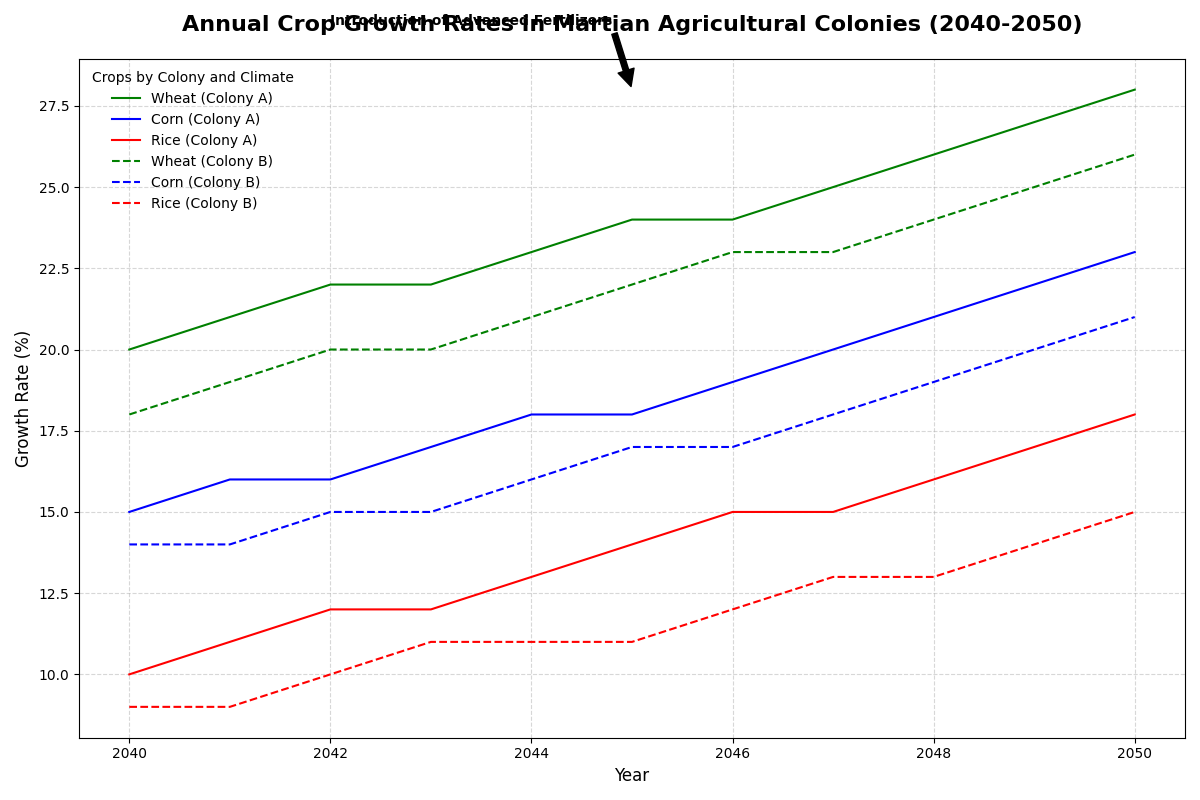

Here is the Python script that generated this plot:
import matplotlib.pyplot as plt
import numpy as np

# Backstory:
# In the distant future, humanity has established advanced agricultural colonies on Mars.
# Each colony focuses on growing a variety of crops under different simulated Earth climates.
# This script visualizes the annual growth rates of different crops in two primary colonies: 
# Colony A, which replicates a tropical climate, and Colony B, simulating a temperate climate.

# Define time axis (years)
years = np.arange(2040, 2051)

# Define crop growth rates for two colonies in percentage (%)
# Colony A (Tropical Climate) - Suitable for rapid, consistent growth
wheat_a = np.array([20, 21, 22, 22, 23, 24, 24, 25, 26, 27, 28])
corn_a = np.array([15, 16, 16, 17, 18, 18, 19, 20, 21, 22, 23])
rice_a = np.array([10, 11, 12, 12, 13, 14, 15, 15, 16, 17, 18])

# Colony B (Temperate Climate) - Moderate growth with seasonal variability
wheat_b = np.array([18, 19, 20, 20, 21, 22, 23, 23, 24, 25, 26])
corn_b = np.array([14, 14, 15, 15, 16, 17, 17, 18, 19, 20, 21])
rice_b = np.array([9, 9, 10, 11, 11, 11, 12, 13, 13, 14, 15])

# Set up the plot
fig, ax = plt.subplots(figsize=(12, 8))

# Plot the data
ax.plot(years, wheat_a, label='Wheat (Colony A)', color='green', linestyle='-')
ax.plot(years, corn_a, label='Corn (Colony A)', color='blue', linestyle='-')
ax.plot(years, rice_a, label='Rice (Colony A)', color='red', linestyle='-')

ax.plot(years, wheat_b, label='Wheat (Colony B)', color='green', linestyle='--')
ax.plot(years, corn_b, label='Corn (Colony B)', color='blue', linestyle='--')
ax.plot(years, rice_b, label='Rice (Colony B)', color='red', linestyle='--')

# Title and labels
ax.set_title("Annual Crop Growth Rates in Martian Agricultural Colonies (2040-2050)", fontsize=16, fontweight='bold', pad=20)
ax.set_xlabel('Year', fontsize=12)
ax.set_ylabel('Growth Rate (%)', fontsize=12)

# Grid and Legend
ax.grid(True, linestyle='--', alpha=0.5)
ax.legend(title='Crops by Colony and Climate', fontsize=10, frameon=False)

# Highlighting significant milestones with annotations
ax.annotate('Introduction of Advanced Fertilizers', xy=(2045, 28), xytext=(2042, 30),
            arrowprops=dict(facecolor='black', shrink=0.05),
            fontsize=10, fontweight='bold')

# Tight layout to prevent overlapping
plt.tight_layout()

# Show the plot
plt.show()
